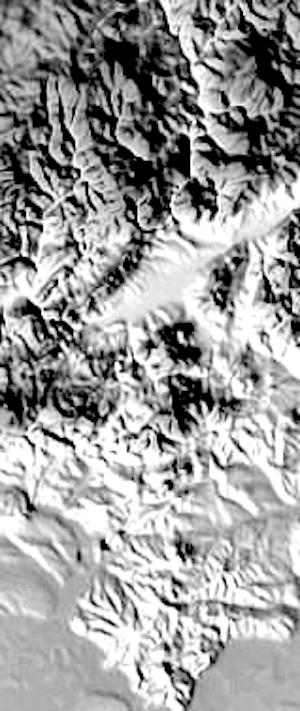
#> input picture map.png, 300 x 711 px
$ jupyter execute demo.ipynb
#> lines starting #> are read from the running program, lines starting #| are printed output that depends on the picture
[cell 1]
import numpy as np
import cv2

map = cv2.imread("map.png", 0) # 0 for greyscale, single-channel
#> map is the input picture: shape (711, 300); min 0, max 255, mean 157.3
HEIGHT, WIDTH = map.shape
#> HEIGHT = 711; WIDTH = 300

print(map)
#> (printed output is left out)
# Blur map
# map = cv2.GaussianBlur(map, (7,7), 0) # Kernel needs odd dimensions (11,11)

rx, ry, rtheta = (WIDTH/4, HEIGHT/4, 0)
#> rx = 75; ry = 177.8; rtheta = 0

################

STEP = 5
TURN = np.radians(25)

def get_input():
    fwd = 0
    turn = 0
    halt = False
    k = cv2.waitKey(0)
    if k == 82: # Up arrow
        fwd = STEP
    elif k == 83: # Right arrow
        turn = TURN
    elif k == 81: # Left arrow
        turn = -TURN
    else:
        halt = True
    return fwd, turn, halt

################

SIGMA_STEP = 0.5
SIGMA_TURN = np.radians(5) # best way to control trackability for demo

# [12 lines left out: function move_robot, not called in this run]

################

NUM_PARTICLES = 3000

def init():
    particles = np.random.rand(NUM_PARTICLES, 3)
    particles *= np.array( (WIDTH, HEIGHT, np.radians(360)) )
    return particles

#################

# [77 lines left out: functions move_particles, sense, sense, compute_weights, resample, add_noise, not called in this run]

############

def display(map, rx, ry, particles):
    lmap = cv2.cvtColor(map, cv2.COLOR_GRAY2BGR)

    # Display particles
    if len(particles) > 0 and False:
        for i in range(NUM_PARTICLES):
            cv2.circle(lmap,
                       (int(particles[i,0]), int(particles[i,1])),
                       1,
                       (255,0,0),
                       1)

    # Display robot
    cv2.circle(lmap, (int(rx), int(ry)), 5, (0,255,0), 10)

    # Display best guess
    if len(particles) > 0:
        px = np.mean(particles[:,0])
        py = np.mean(particles[:,1])
        cv2.circle(lmap, (int(px), int(py)), 5, (0,0,255), 5)

    cv2.imshow('map', lmap)

#################

particles = init()
while True:
    display(map, rx, ry, particles)
    fwd, turn, halt = get_input()
    if halt:
        break
    rx, ry, rtheta = move_robot(rx, ry, rtheta, fwd, turn)
    particles = move_particles(particles, fwd, turn)
    if fwd != 0:
        robot_sensor = sense(rx, ry, noisy=True)
        weights = compute_weights(particles, robot_sensor)
        particles = resample(particles, weights)
        particles = add_noise(particles)
#> this loop made 1 pass; (key Esc is pressed on pass 1)
#> pass 1, in display, `cv2.imshow('map', lmap)`:
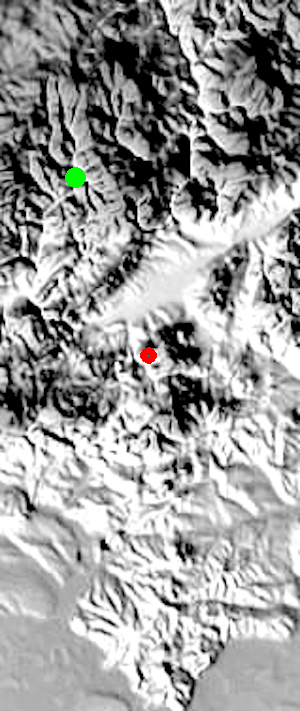
#> window 'map': shape (711, 300, 3); mean B, G, R 156.9, 157.3, 157.2

cv2.destroyAllWindows()
